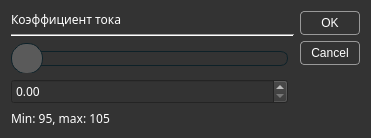
<?xml version="1.0" encoding="UTF-8"?>
<ui version="4.0">
 <class>CalibrateDialog</class>
 <widget class="QDialog" name="CalibrateDialog">
  <property name="geometry">
   <rect>
    <x>0</x>
    <y>0</y>
    <width>371</width>
    <height>133</height>
   </rect>
  </property>
  <property name="font">
   <font>
    <family>Share Tech Mono</family>
   </font>
  </property>
  <property name="windowTitle">
   <string>Set calibration coef. dialog</string>
  </property>
  <property name="styleSheet">
   <string notr="true">QDialog {
	background: rgb(51,51,51);
}
QLabel {
	color: #fff;
}

QPushButton {
	color: rgb(255, 255, 255);
	background-color: rgb(51, 51, 51);
	border: 1px solid #999999;
	border-radius: 4px;
	padding: 4px;
	width: 50px
}</string>
  </property>
  <layout class="QGridLayout" name="gridLayout">
   <item row="0" column="0">
    <widget class="QLabel" name="titleLabel">
     <property name="font">
      <font>
       <family>Share Tech Mono</family>
      </font>
     </property>
     <property name="text">
      <string>Коэффициент тока</string>
     </property>
    </widget>
   </item>
   <item row="2" column="0">
    <widget class="QSlider" name="valueSlider">
     <property name="minimumSize">
      <size>
       <width>0</width>
       <height>30</height>
      </size>
     </property>
     <property name="styleSheet">
      <string notr="true"> QSlider::groove:horizontal {
      background: rgb(51,51,51);
      position: absolute; /* absolutely position 4px from the left and right of the widget. setting margins on the widget should work too... */
      top: 8px; bottom: 8px;
      height: 15px;
  }

  QSlider::handle:horizontal {
      width: 30px;
      background: rgb(90, 90, 90);
      margin: -8px 0; /* expand outside the groove */
      border: 1px solid rgb(13,33,40);
  	  border-radius: 15px;
  }

  QSlider::add-page:horizontal {
      /*background: rgb(0,102,52);*/
	  border: 1px solid rgb(13,33,40);
	  border-radius: 7px;
  }

  QSlider::sub-page:horizontal {
      /*background: rgb(51,51,51);*/
     background: rgb(0,102,52);
      border: 1px solid rgb(13,33,40);
  	  border-radius: 7px;
  }

  QSlider::add-page:horizontal:disabled {
/*     background: rgb(0,102,52);*/
	background: rgb(60,162,102);
	  border: 1px solid rgb(13,33,40);
	  border-radius: 7px;
  }

</string>
     </property>
     <property name="orientation">
      <enum>Qt::Horizontal</enum>
     </property>
    </widget>
   </item>
   <item row="0" column="2" rowspan="5">
    <widget class="QDialogButtonBox" name="buttonBox">
     <property name="font">
      <font>
       <family>Share Tech Mono</family>
      </font>
     </property>
     <property name="orientation">
      <enum>Qt::Vertical</enum>
     </property>
     <property name="standardButtons">
      <set>QDialogButtonBox::Cancel|QDialogButtonBox::Ok</set>
     </property>
    </widget>
   </item>
   <item row="4" column="0" colspan="2">
    <widget class="QLabel" name="desctiptionLabel">
     <property name="font">
      <font>
       <family>Share Tech Mono</family>
      </font>
     </property>
     <property name="text">
      <string>Min: 95, max: 105</string>
     </property>
    </widget>
   </item>
   <item row="1" column="0" colspan="2">
    <widget class="Line" name="line">
     <property name="orientation">
      <enum>Qt::Horizontal</enum>
     </property>
    </widget>
   </item>
   <item row="3" column="0">
    <widget class="QDoubleSpinBox" name="valueDoubleSpinBox">
     <property name="font">
      <font>
       <family>Share Tech Mono</family>
      </font>
     </property>
     <property name="styleSheet">
      <string notr="true">QDoubleSpinBox {
	background: rgb(51,51,51);
	color: #fff;
}
</string>
     </property>
    </widget>
   </item>
  </layout>
 </widget>
 <resources/>
 <connections>
  <connection>
   <sender>buttonBox</sender>
   <signal>accepted()</signal>
   <receiver>CalibrateDialog</receiver>
   <slot>accept()</slot>
   <hints>
    <hint type="sourcelabel">
     <x>248</x>
     <y>254</y>
    </hint>
    <hint type="destinationlabel">
     <x>157</x>
     <y>274</y>
    </hint>
   </hints>
  </connection>
  <connection>
   <sender>buttonBox</sender>
   <signal>rejected()</signal>
   <receiver>CalibrateDialog</receiver>
   <slot>reject()</slot>
   <hints>
    <hint type="sourcelabel">
     <x>316</x>
     <y>260</y>
    </hint>
    <hint type="destinationlabel">
     <x>286</x>
     <y>274</y>
    </hint>
   </hints>
  </connection>
 </connections>
</ui>
